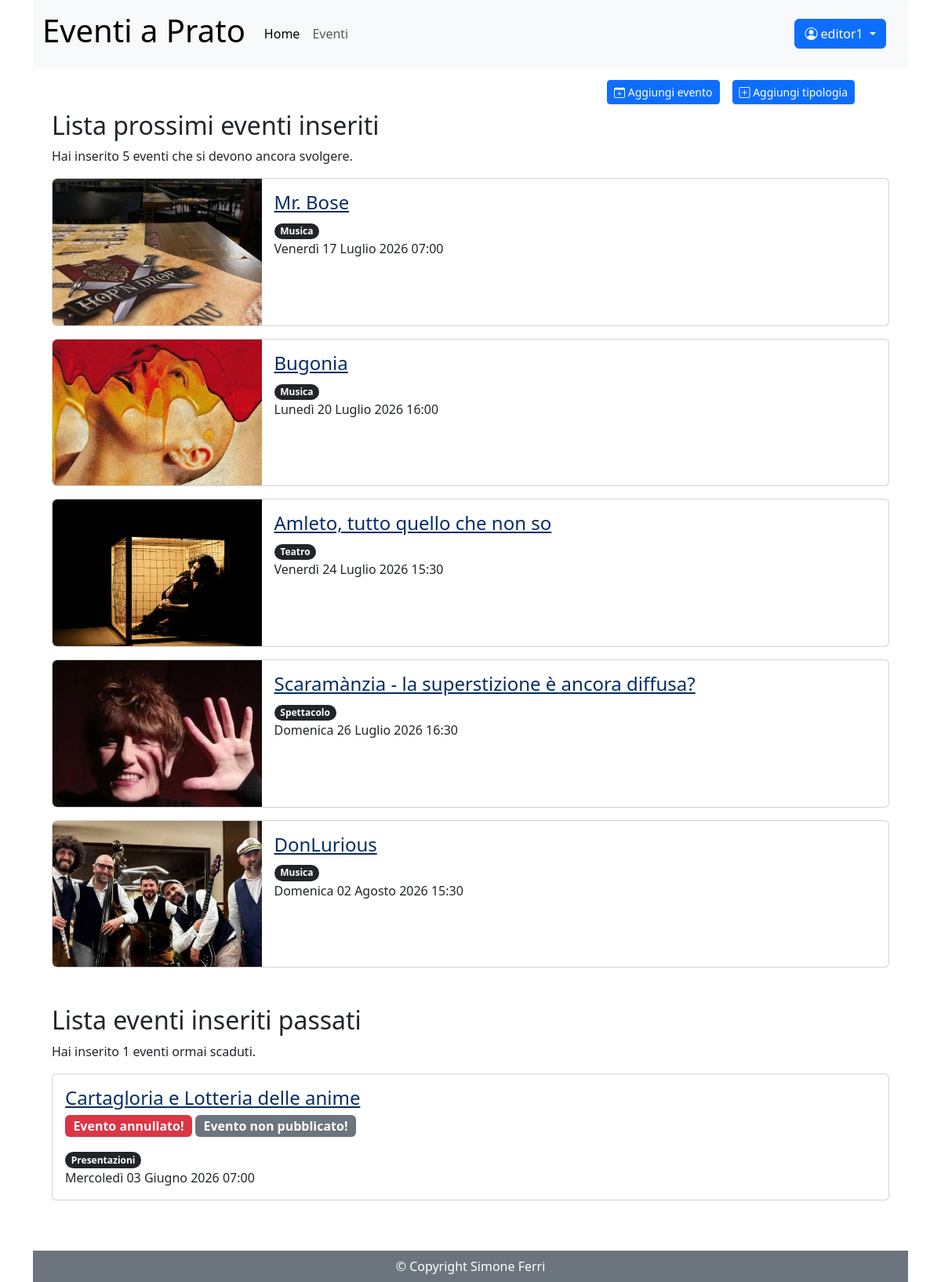
Page /eventi_inseriti/ (signed in) on the committed database.
### eventi_accounts/models.py (models this page shows)
class CustomUser(AbstractUser):
    eta = models.PositiveIntegerField(null=True, blank=True, verbose_name="Età")
    telefono = models.PositiveIntegerField(null=True, blank=True)

### eventi_gestione/models.py (models this page shows, shortened)
class Eventi(models.Model):
    nome_evento = models.CharField(max_length=100)
    descrizione_evento = models.TextField()
    tipo_evento = models.ForeignKey(Tipologia,on_delete=models.CASCADE)
    luogo_evento = models.CharField(max_length=100)
    data_ora_evento = models.DateTimeField()
    immagine_evento = models.ImageField(upload_to='eventi/', blank=True)
    posti_prenotabili = models.PositiveIntegerField(null=True, blank=True)
    prezzo = models.PositiveIntegerField(null=True, blank=True, default=0)
    pubblicato = models.BooleanField(default=False)
    annullato = models.BooleanField(default=False)
    creatore = models.ForeignKey(CustomUser, on_delete=models.CASCADE, related_name='eventi_creati', limit_choices_to={'groups__name': 'redattori'})

class Tipologia(models.Model):
    nome_tipo = models.CharField(max_length=100)
    creatore = models.ForeignKey(CustomUser, on_delete=models.CASCADE, related_name='tipologie_create')
    class Meta:
        ordering = ['nome_tipo']
    def __str__(self):
        return self.nome_tipo

### eventi_pagine/views.py (the view)
# urls.py: path("eventi_inseriti/", EditorEventListView.as_view(), name="eventi_inseriti"),
class EditorEventListView(LoginRequiredMixin, ListView):
    model = Eventi
    template_name = 'gestione_eventi_elenco.html'
    context_object_name = 'gestione_eventi_elenco'
    def get_queryset(self):
        return Eventi.objects.filter(creatore=self.request.user, data_ora_evento__gte = timezone.now()).order_by('data_ora_evento')
    def get_context_data(self, **kwargs):
        context = super().get_context_data(**kwargs)
        context['eventi_inseriti_passati'] = Eventi.objects.filter(creatore=self.request.user,data_ora_evento__lt = timezone.now()).order_by('data_ora_evento')
        return context

### eventi_pagine/templatetags/auth_extras.py (called while the page is built)
@register.filter(name='has_group')
def has_group(user, group_name):
    return user.groups.filter(name=group_name).exists()

### templates/gestione_eventi_elenco.html (shortened to what this page needs)
{% extends "base.html" %}
{% load auth_extras %}
{% block content %}
        {% if user.is_authenticated and user|has_group:"redattori" %}
        <nav class="navbar navbar-expand navbar-light bg-white mt-2">
            <div class="container-fluid">
                <div class="d-flex align-items-center">
                    <ul class="navbar-nav me-auto mb-2 mb-lg-0">
                        <li class="nav-item me-2">
                            <a href="/gestione_eventi/" class="btn btn-primary btn-sm bd-white" role="button"><i class="bi bi-calendar-plus"></i> Aggiungi evento</a>
                        </li>
                        <li class="nav-item">
                            <a href="/gestione_tipologia/" class="btn btn-primary btn-sm ms-lg-2" role="button"><i class="bi bi-plus-square"></i> Aggiungi tipologia</a>
                        </li>
		            <ul>
                </div>
            </div>
        </nav>
    {% endif %}
    <h2 class="{% if user.is_authenticated and not user|has_group:"redattori" %} mt-5 {% endif %}">Lista prossimi eventi inseriti</h2>
    {% if gestione_eventi_elenco %}
        <p>Hai inserito {{ gestione_eventi_elenco.count }} eventi che si devono ancora svolgere.</p>
            {% for evento_inserito in gestione_eventi_elenco %}
                <div class="card mb-3" >
                    <div class="row g-0">
                        <div class="col-md-3">
                            {% if evento_inserito.immagine_evento %}
                                <img src="{{ evento_inserito.immagine_evento.url }}" class="img-fluid rounded-start" alt="">
                            {% endif %}
                        </div>
                        <div class="col-md-9">
                                <div class="card-body">
                                    <h3 class="card-title h4"><a class="text-primary-emphasis" href="{% url 'evento' evento_inserito.id %}">{{ evento_inserito.nome_evento }}</a></h3>
                                    <p class="card-text">
                                        <span class="badge rounded-pill text-bg-dark">{{ evento_inserito.tipo_evento}}</span><br>
                                        {{ evento_inserito.data_ora_evento }}<br>
                                    </p>
                                </div>
                        </div>
                    </div>
                </div>
            {% endfor %}
    {% else %}
        <p class="alert alert-warning" role="alert">Nessun evento inserito</p>
    {% endif %}
    <h2 class="mt-5">Lista eventi inseriti passati</h2>
    {% if eventi_inseriti_passati %}
        <p>Hai inserito {{ eventi_inseriti_passati.count }} eventi ormai scaduti.</p>
            {% for evento_inserito in eventi_inseriti_passati %}
                <div class="card mb-3" >
                    <div class="row g-0">
                        <div class="col-12">
                                <div class="card-body">
                                    <h3 class="card-title h4" ><a  class="text-primary-emphasis" href="{% url 'evento' evento_inserito.id %}">{{ evento_inserito.nome_evento }}</a></h3>
                                        {% if evento_inserito.annullato %}
                                            <p class="badge bg-danger fs-6 mt-2 mt-md-0">Evento annullato!</p>
                                        {% endif %}
                                        {% if not evento_inserito.pubblicato %}
                                            <p class="badge bg-secondary fs-6 mt-2 mt-md-0">Evento non pubblicato!</p>
                                        {% endif %}
                                    <p class="card-text">
                                        <span class="badge rounded-pill text-bg-dark">{{ evento_inserito.tipo_evento}}</span><br>
                                        {{ evento_inserito.data_ora_evento }}<br>
                                    </p>
                                </div>
                        </div>
                    </div>
                </div>
            {% endfor %}
    {% else %}
        <p class="alert alert-warning" role="alert">Nessun evento scaduto tra quelli inseriti</p>
    {% endif %}
{% endblock content %}

### templates/base.html (shortened to what this page needs)
{% load auth_extras %}
<!DOCTYPE html>
<html lang="it">
    <head>
        <link href="https://cdn.jsdelivr.net/npm/bootstrap@5.3.8/dist/css/bootstrap.min.css" rel="stylesheet">
        <link rel="stylesheet" href="https://cdn.jsdelivr.net/npm/bootstrap-icons@1.13.1/font/bootstrap-icons.min.css">
    </head>
    <body class="container d-flex flex-column min-vh-100">
        <header>
            <nav class="navbar navbar-expand-lg bg-body-tertiary">
              <div class="container-fluid">
                  <a class="navbar-brand" href="/"><h1>Eventi a Prato</h1></a>
                <div class="collapse navbar-collapse" id="navbarText">
                  <ul class="navbar-nav me-auto mb-2 mb-lg-0">
                    <li class="nav-item">
                      <a class="nav-link active" aria-current="page" href="/">Home</a>
                    </li>
                    <li class="nav-item">
                      <a class="nav-link" href="/eventi">Eventi</a>
                    </li>
                  </ul>
                  <span class="navbar-text">
                    {% if user.is_authenticated %}
                        <div class="navbar-text me-3">
                            <div class="btn-group">
                                <button type="button" class="btn btn-primary dropdown-toggle" data-bs-toggle="dropdown" aria-expanded="false">
                                <i class="bi bi-person-circle"></i> {{ user.username }} <span class="visually-hidden">Menu utente</span>
                                </button>
                            </div>
                        </div>
                    {% else %}
                        <a href="/login/" class="btn btn-primary text-bg-primary" role="button">Sign in</a>
                        <a href="/signup/" class="btn btn-secondary text-bg-secondary" role="button">Sign up</a>
                    {% endif %}
                  </span>
                </div>
              </div>
            </nav>
        </header>
        <main class="container flex-grow-1">
        <div class="container">
          {% block content %}
          {% endblock content %}
        </div>
        </main>
        <footer class="bg-secondary text-white text-center p-2 mt-5 ">
            © Copyright Simone Ferri
        </footer>
    </body>
</html>

### rows in the picture
CustomUser: username "editor1"
Eventi: immagine_evento (picture), nome_evento "Mr. Bose", tipo_evento "Musica", data_ora_evento "Venerdì 17 Luglio 2026 07:00"
Eventi: immagine_evento (picture), nome_evento "Bugonia", tipo_evento "Musica", data_ora_evento "Lunedì 20 Luglio 2026 16:00"
Eventi: immagine_evento (picture), nome_evento "Amleto, tutto quello che non so", tipo_evento "Teatro", data_ora_evento "Venerdì 24 Luglio 2026 15:30"
Eventi: immagine_evento (picture), nome_evento "Scaramànzia - la superstizione è ancora diffusa?", tipo_evento "Spettacolo", data_ora_evento "Domenica 26 Luglio 2026 16:30"
Eventi: immagine_evento (picture), nome_evento "DonLurious", tipo_evento "Musica", data_ora_evento "Domenica 02 Agosto 2026 15:30"
Eventi: nome_evento "Cartagloria e Lotteria delle anime", annullato "Evento annullato!", pubblicato "Evento non pubblicato!", tipo_evento "Presentazioni", data_ora_evento "Mercoledì 03 Giugno 2026 07:00"

### other values in the picture
{{ gestione_eventi_elenco.count }} "5"
{{ eventi_inseriti_passati.count }} "1"
